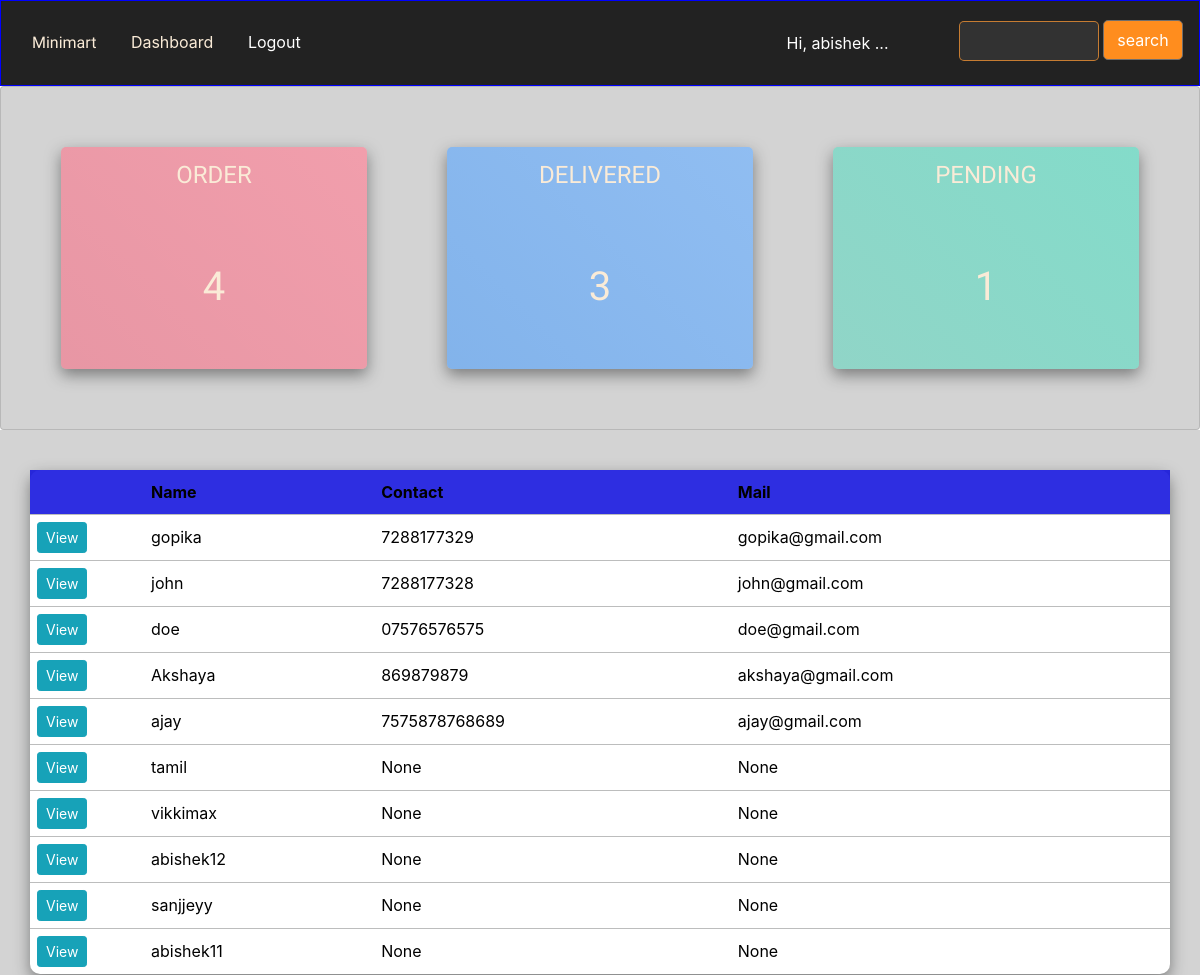
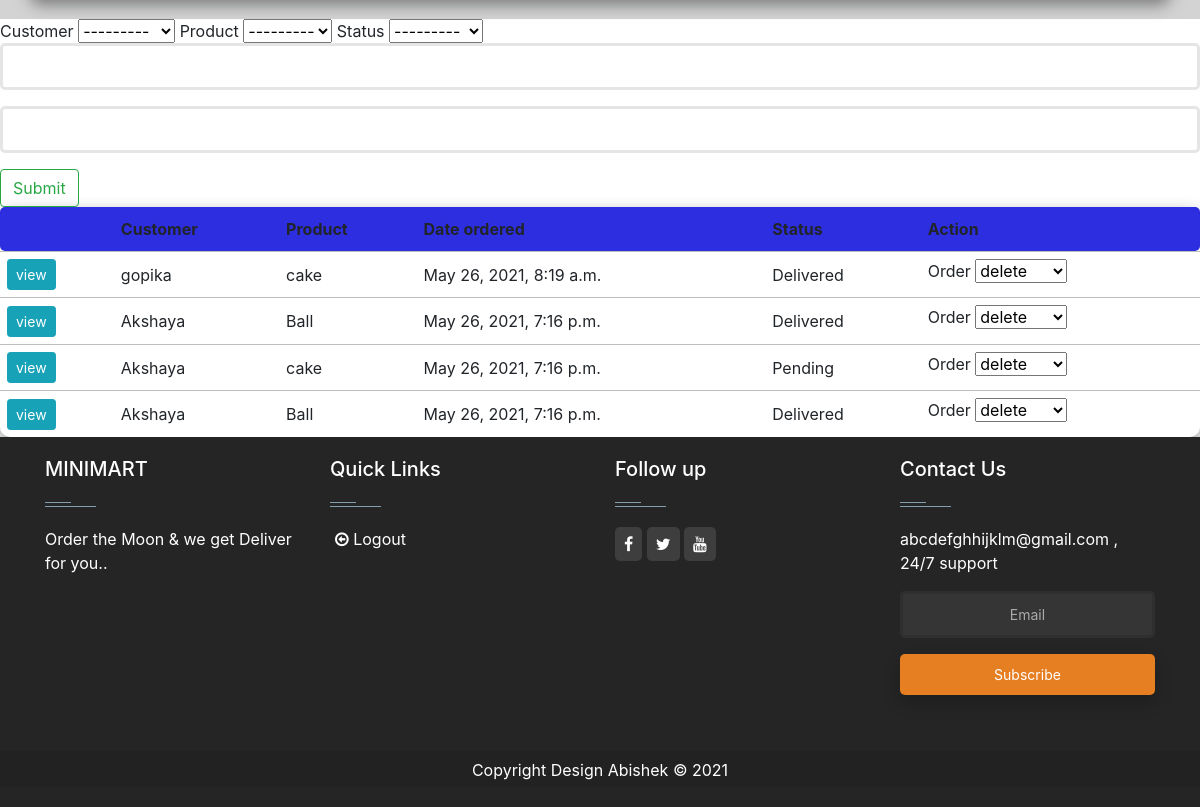
The page /dashboard/ (signed in) on the database its author committed (2 pictures, top to bottom).
### MiniMart/models.py (models this page shows, shortened)
class Customer(models.Model):
    user = models.OneToOneField(User, blank=True, null=True, on_delete=models.CASCADE)
    name = models.CharField(max_length=50, null=True)
    phone = models.CharField( max_length=50, null=True)
    email = models.EmailField(null=True, max_length=254)
    profile_pic = models.ImageField(default = "PIC_Pass_size.jpg" , null = True, blank = True)
    date_created = models.DateTimeField(auto_now_add=True)
    def __str__(self):
        return self.name or str(self.user)

class Order(models.Model):
    STATUS = (('Pending','Pending'),
    ('Delivered','Delivered'),
    ('Cancel','Cancel'))
    Product = models.ForeignKey(Product,on_delete=models.SET_NULL, null=True )
    Customer = models.ForeignKey(Customer, on_delete=models.SET_NULL, null=True)
    status = models.CharField(max_length=200, choices= STATUS)
    date_created = models.DateTimeField(auto_now_add=True, null=True)

class Product(models.Model):
    CHOICES = (('Snack','Snack'),
               ('FastFood', 'FastFood'),
               ('Drink','Drink'),
               ('Games', 'Games'))
    name = models.CharField( max_length=50, null=True)
    price = models.CharField( max_length=50, null=True)
    category = models.CharField( max_length=200, blank=True,  null = True , choices= CHOICES)
    date_created = models.DateTimeField(auto_now_add=True)
    tag_name = models.ManyToManyField(Tags)
    def __str__(self):
        return self.name

### MiniMart/decorators.py (the view)
        def wrapper_func(request, *args, **kwargs):
            group = None
            if request.user.groups.exists():
                group = request.user.groups.all()[0].name
            if group in allowed_roles:
                return view_func(request, *args, **kwargs)
            else:
                return HttpResponse("***You are not authorized to this page")

### MiniMart/views.py (called while the page is built)
@allowed_user(allowed_roles=['Admin', 'staff'])
@login_required(login_url = 'login')
def dashboard(request):
    customers  = Customer.objects.all()
    total_orders = Order.objects.all().count()
    pending = Order.objects.filter(status = "Pending").count()
    delivered = Order.objects.filter(status = "Delivered").count()
    details = Order.objects.all()
    FilterFormSet = FilterForm()
    FilterFormSet = FilterForm( request.GET , queryset= details)
    details = FilterFormSet.qs
    context = { 'FilterFormSet': FilterFormSet, 'customers' : customers ,'total_orders' : total_orders, 'pending': pending, 'delivered' : delivered, 'details' : details}
    return render(request, "Minimart/dashboard.html", context)

### MiniMart/templates/MiniMart/dashboard.html (shortened to what this page needs)
{% extends 'MiniMart/Home.html' %}
{% load static %}
{% block content %}
<link rel="stylesheet" href="{% static '/css/dashboard.css' %}">
{% include "MiniMart/status.html" %}
<div class="box6">
    <table class="second">
        <tr class="table-primary-table">
            <th></th>
            <th>Name</th>
            <th>Contact</th>
            <th>Mail</th>
        </tr>
        {%  for obj in customers  %}
        <tr class="data-tab">
            <td class="large-btn"><a class="btn btn-sm btn-info" href="{% url 'about' obj.id %}">View</a></td>
            <td>{{obj.name}}</td>
            <td>{{obj.phone}}</td>
            <td>{{obj.email}}</td>
        </tr>
        {% endfor %}
    </table>
    </div>
    <div class="set-head">
    <form action="" method="GET">
        {{FilterFormSet.form.Customer.label}}
        {{FilterFormSet.form.Customer}}
        {{FilterFormSet.form.Product.label}}
        {{FilterFormSet.form.Product}}
        {{FilterFormSet.form.status.label}}
        {{FilterFormSet.form.status}}
        {{FilterFormSet.form.start_date}}
        {{FilterFormSet.form.end_date}}
    <input class="btn btn-outline-success " type="submit" value="Submit">
    </form>
</div >
    <table >
            <tr class="tab-border">
                <th class="tab-head6"></th>
                <th class="tab-head1">Customer</th>
                <th class="tab-head2">Product</th>
                <th class="tab-head3">Date ordered</th>
                <th class="tab-head4">Status</th>
                <th class="tab-head5">Action</th>
            </tr>
            {%  for obj in details  %}
            <tr>
                <td><a class="btn btn-sm btn-info" href="{% url 'about' obj.Customer.id %}">view</a></td>
                <td class="name">{{obj.Customer.name}}</td>
                <td>{{obj.Product.name}}</td>
                <td>{{obj.date_created}}</td>
                <td>{{obj.status}}</td>
                <td><label for="cars">Order</label>
                    <select name="cars" id="cars">
                        <option value="delete">delete</option>
                      </select></td>
            <tr>
                {% endfor %}
        </table>
{% endblock %}

### MiniMart/templates/MiniMart/Home.html (shortened to what this page needs)
{% load static %}
<!DOCTYPE html>
<html lang="en">
<head>
    <link rel="stylesheet" href="{% static '/css/Home.css' %}">
    <link rel="stylesheet" href="https://cdn.jsdelivr.net/npm/bootstrap@4.6.0/dist/css/bootstrap.min.css">
</head>
<body>
    {% include 'MiniMart/navbar.html' %}
    {% block  content %}
    {% endblock  %}
    {% include 'MiniMart/footer.html' %}
</body>
</html>

### MiniMart/templates/MiniMart/navbar.html (shortened to what this page needs)
{%    load static   %}
<link rel="stylesheet" href="{% static 'css/navbar.css' %}">
<div class="container1">
  <div class="navbar">
    <div class="first4">
      <a id="logo" href="{% url 'home' %}">Minimart</a>
      {% if request.user.is_authenticated and  request.user.is_staff or request.user.is_Admin %}
      <a href="{% url 'dashboard' %}">Dashboard</a>
      {%  endif   %}
      {%  if request.user.is_authenticated %}
      <a style="color: white;" href="{%   url 'logout' %}">Logout</a>
      {%  else  %}
      <a href="{% url 'login' %}">Login</a>
      {%  endif   %}
    </div>
    <div style="color: white;" class="logout">
       Hi,
      {%  if request.user.is_authenticated %}
       {{request.user  }}
      {%  else %}
      {{ "" }}
      {%  endif %}...
    </div>
    <div class="search-btn">
      <form action="">
        <input type="text"  name="search" value="">
        <button class="but" type="submit">search</button>
      </form>
    </div>
  </div>
</div>

### MiniMart/templates/MiniMart/status.html
{% load static %}
<link rel="stylesheet" href="{% static 'css/status.css' %}">
<div style="background: rgba(36, 37, 38, 0.2) ;" class="card">
        <div class="containerr">
            <div class="first3">
                <div class="box1">ORDER<h1 class="head1">{{total_orders}}</h1></div>
                <div class="box2">DELIVERED<h1 class="head2">{{delivered}}</h1></div>
                <div class="box3">PENDING<h1 class="head3">{{pending}}</h1></div>
            </div>
    </div>
</div>

### MiniMart/templates/MiniMart/footer.html (shortened to what this page needs)
{% load static %}
<link rel="stylesheet" href="{% static '/css/footer.css' %}">
<link rel='stylesheet' href='https://cdnjs.cloudflare.com/ajax/libs/twitter-bootstrap/4.1.3/css/bootstrap.min.css'>
<link rel='stylesheet' href='https://cdnjs.cloudflare.com/ajax/libs/ionicons/2.0.1/css/ionicons.min.css'>
<link href='//netdna.bootstrapcdn.com/font-awesome/4.3.0/css/font-awesome.min.css' rel='stylesheet'/>
<footer id="footer" class="footer-1">
<div class="main-footer widgets-dark typo-light">
<div class="container">
<div class="row">
  <div class="col-xs-12 col-sm-6 col-md-3">
<div class="widget subscribe no-box">
<h5 class="widget-title">MINIMART<span></span></h5>
<p>Order the Moon & we get Deliver for you.. </p>
</div>
</div>
<div class="col-xs-12 col-sm-6 col-md-3">
<div class="widget no-box">
<h5 class="widget-title">Quick Links<span></span></h5>
<ul class="thumbnail-widget">
<li>
<div class="thumb-content">
  {%  if request.user.is_authenticated %}
  <a href="{%   url 'logout' %}">&nbsp;Logout</a>
  {%  else  %}
  <a href="{% url 'login' %}">&nbsp;Login</a>
  {%  endif   %}
</div>
</li>
</ul>
</div>
</div>
      <div class="col-xs-12 col-sm-6 col-md-3">
<div class="widget no-box">
<h5 class="widget-title">Follow up<span></span></h5>
            <a href="www.facebook.com"> <i class="fa fa-facebook"> </i> </a>
            <a href="www.twitter.com"> <i class="fa fa-twitter"> </i> </a>
            <a href="www.youtube.com"> <i class="fa fa-youtube"> </i> </a>
</div>
</div>
<br>
  <br>
<div class="col-xs-12 col-sm-6 col-md-3">
<div class="widget no-box">
<h5 class="widget-title">Contact Us<span></span></h5>
            <p>abcdefghhijklm@gmail.com  , 24/7 support</p>
  <div class="emailfield">
<input type="text" name="email" value="Email">
<input class="submitbutton ripplelink" type="submit" value="Subscribe">
</div>
</div>
</div>
</div>
</div>
<div class="footer-copyright">
<div class="container">
<div class="row">
<div class="col-md-12 text-center">
<p>Copyright Design Abishek © 2021</p>
</div>
</div>
</div>
</div>
</footer>

### static/css/navbar.css (style rules this page uses)
#logo { color: antiquewhite; font-family: 'Goblin One', cursive; font: 15px }
.container1 { display: grid !important; border: blue solid 1px ; background-color: #222; width: 100%; }
@media only screen and (min-width: 600px) { .container1 .navbar .first4 { grid-template-columns: repeat(2,1fr); } }
@media screen and (min-width: 960px) { .container1 .navbar .first4 { grid-template-columns: repeat(4,1fr); } }
@media screen and (min-width: 1200px) { .container1 .navbar .first4 { grid-template-columns: repeat(4,1fr) } }
.container1 .navbar .first4 a { color: antiquewhite; padding: 0 15px; }
.first4 { width: 60%; }
.search-btn { position: relative; margin-top: 10px; }
.container1 .search-btn input { width: 140px; height: 40px; border: #e98d32ce 1px solid; }
.container1 .search-btn .but { width: 80px; height: 40px; border-radius: 5px; color: rgb(255, 255, 255); margin-top: 1px; background-color: #ff8d1e; border: #726e6b 1px solid; }

### static/css/dashboard.css (style rules this page uses)
.box6 { color: rgb(2, 2, 2); background-color: rgba(36, 37, 38, 0.2); padding: 20px 30px !important ; }
table , .table-responsive-md { box-shadow: rgba(36, 37, 38, 0.5) 0px 6px 15px 0px; background: white; width: 100%; border-radius: 10px; }
table .tab-border th, .table-primary-table { background: rgba(16, 16, 221, 0.87); padding: 10px 7px !important; }
table td { padding: 7px; margin-top: 2px; border-top: rgba(36, 37, 38, 0.3) solid 1px; }
.tab-head5 { border-bottom-right-radius: 5px; border-top-right-radius: 5px; }
.tab-head6 { border-top-left-radius: 5px; border-bottom-left-radius: 5px; }
.second { width: 100%; margin-top: 20px !important; }
.second th, table .data-tab td { color: black !important; }
.large-btn { width: 10% !important; }
.table-primary-table { border-radius: 10px; padding: 10px; }
.table-primary-table th { padding: 10px 7px; }
.set-head { display: inline !important; }

### static/css/status.css (style rules this page uses)
.containerr .first3 { display: grid; padding: 60px; grid-gap: 80px; overflow: hidden; }
@media screen and (min-width: 380px) { .containerr .first3 { grid-template-columns: 1fr; } }
@media screen and (min-width: 768px) { .containerr .first3 { grid-template-columns: 1fr 1fr; } }
@media screen and (min-width: 992px) { .containerr .first3 { grid-template-columns: 1fr 1fr 1fr; } }
.containerr .first3 .box1, .box2, .box3 { color: blue; padding: 10px 70px 50px 70px; box-shadow: rgba(36, 37, 38, 0.5) 0px 6px 15px 0px; border-radius: 5px; color: antiquewhite; font-family: 'Goblin One', cursive; font-size: 1.5rem; text-align: center; }
.containerr .first3 .box1 { background: linear-gradient(45deg,#ff537079,#ff869aaf); }
.containerr .first3 .box2 { background: linear-gradient(45deg,#4099ff8c,#73b4ffb2); }
.containerr .first3 .box3 { background: linear-gradient(45deg,#2ed8b667,#59e0c5a6) }
.containerr .first3 .head1, .head2,.head3 { margin-top: 70px; }

### rows shown on the page
Customer: name "gopika", phone "7288177329", email "gopika@gmail.com"
Customer: name "john", phone "7288177328", email "john@gmail.com"
Customer: name "doe", phone "07576576575", email "doe@gmail.com"
Customer: name "Akshaya", phone "869879879", email "akshaya@gmail.com"
Customer: name "ajay", phone "7575878768689", email "ajay@gmail.com"
Customer: name "tamil", phone "None", email "None"
Customer: name "vikkimax", phone "None", email "None"
Customer: name "abishek12", phone "None", email "None"
Customer: name "sanjjeyy", phone "None", email "None"
Customer: name "abishek11", phone "None", email "None"
Order: Customer.name "gopika", Product.name "cake", date_created "May 26, 2021, 8:19 a.m.", status "Delivered"
Order: Customer.name "Akshaya", Product.name "Ball", date_created "May 26, 2021, 7:16 p.m.", status "Delivered"
Order: Customer.name "Akshaya", Product.name "cake", date_created "May 26, 2021, 7:16 p.m.", status "Pending"
Order: Customer.name "Akshaya", Product.name "Ball", date_created "May 26, 2021, 7:16 p.m.", status "Delivered"

### other values the page prints
{{ request.user }} "abishek"
{{ total_orders }} "4"
{{ delivered }} "3"
{{ pending }} "1"
{{ FilterFormSet.form.Customer.label }} "Customer"
{{ FilterFormSet.form.Product.label }} "Product"
{{ FilterFormSet.form.status.label }} "Status"
